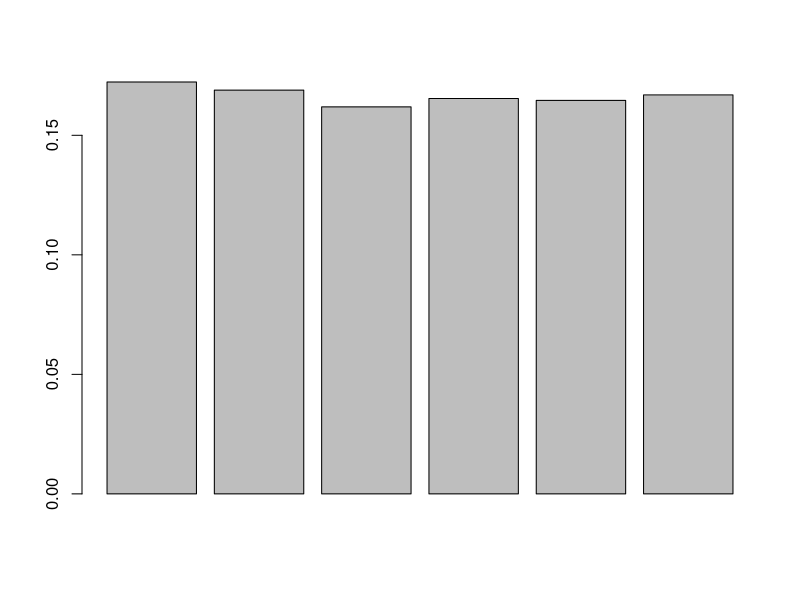
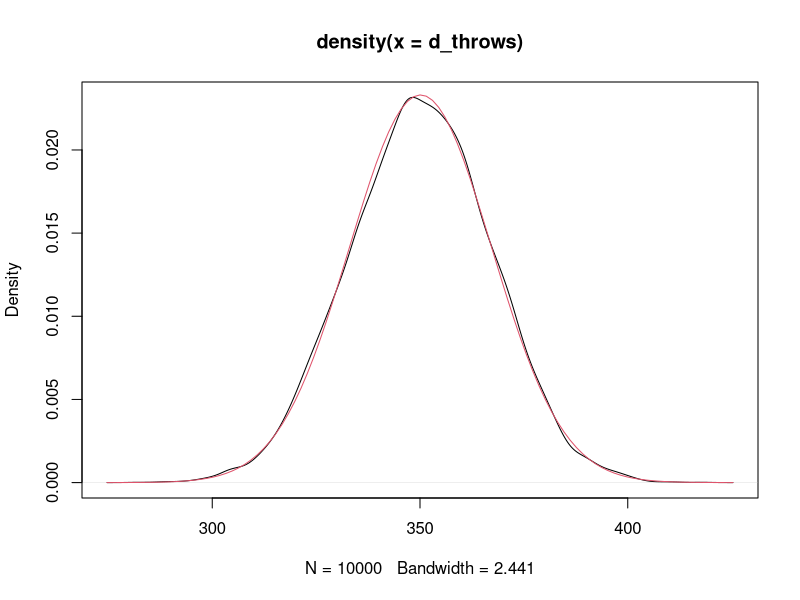

The R script that drew these images, in order:
#!/usr/bin/Rscript

# -----------------------------------------------------------------------------
# Simulation throwing a dice 
#
# This script simulates a dice. Please extend this to multiple dices.
#
# Date: 2024-03-20
# Author: Yvan Lengwiler
# License: MIT
# -----------------------------------------------------------------------------

# **** parameters *************************************************************

s <- 6      # maximum number of eyes on the dices
n <- 10000  # number of simulations

# **** compute Monte-Carlo simulation assuming uniform distrib over integers **

#throws <- floor(runif(n, min=1, max=s+1))
throws <- sample(1:s, n, replace=TRUE)

# **** compute probabilities **************************************************

prob <- c()
for ( t in seq(1,s) ) {
    count <- length(throws[throws==t])
    prob <- c(prob, count/n)
}
barplot(prob)

# **** extend this to multiple dices ******************************************
#
# 1) Simulate d dices.
# 2) For each throw, compute the sum of the d dices (store these sums in a
#    vector called 's')
# 3) Plot the density, as we did last week (with 'density' and 'plot')
# 4) Run the following for different d: 2,4,10,100

d <- 100       # number of dices

# WORK FOR YOU HERE:
# Add a few lines here to simulate n throws of d dices
# Compute the sums of the thrown eyes of the dices and put this into
# a vector called 's'.

# 's' is already used and not good naming convention as not mnemonic ...

d_throws <- replicate(n, sum(sample(1:s, d, replace=TRUE)))

# plot density of the sum of d dices
density_estimate <- density(d_throws)
plot(density_estimate, type='l')
# plot density of normal distrbution with same moments
mu <- mean(d_throws)
sigma <- sd(d_throws)
curve(dnorm(x, mean = mu, sd = sigma), add = TRUE, col = 2)

cat('\n*** script has finished ***\n')
